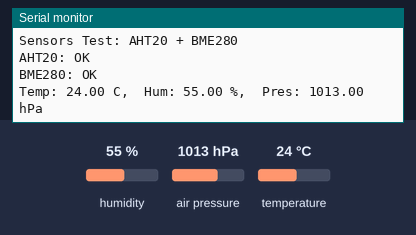
The sketch below on a simulated Arduino Mega 2560, built for the host (arithmetic inside an expression is 32-bit, double 64-bit). On the bench: the last lines printed to the serial monitor. Inputs (shaded band) come from the test bench; at power-on: humidity 55 %, air pressure 1013 hPa, temperature 24 °C.

Above: at 1.4 s.
1.5 s: humidity set to 22 %
At 2.8 s:
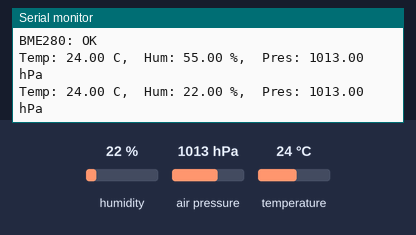
3.0 s: air pressure set to 952 hPa
4.5 s: temperature set to 12 °C
At 5.7 s:
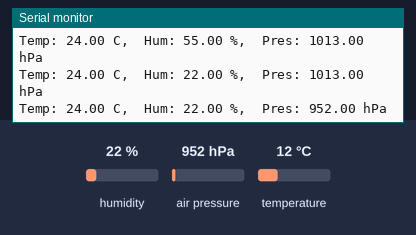

The sketch:

Sensors_Test.ino
```cpp
#include <Wire.h>
#include <Adafruit_AHTX0.h>
#include <Adafruit_BME280.h>

#define SDA_PIN 42
#define SCL_PIN 41

Adafruit_AHTX0 aht20;
Adafruit_BME280 bme;

bool hasAHT = false, hasBME = false;

void setup() {
  Serial.begin(115200);
  delay(200);

  Wire.begin(SDA_PIN, SCL_PIN);

  Serial.println("\nSensors Test: AHT20 + BME280");
  hasAHT = aht20.begin(&Wire);
  Serial.print("AHT20: "); Serial.println(hasAHT ? "OK" : "NOT FOUND");

  // Common BME280 addresses: 0x76 or 0x77
  hasBME = bme.begin(0x76, &Wire);
  if (!hasBME) hasBME = bme.begin(0x77, &Wire);
  Serial.print("BME280: "); Serial.println(hasBME ? "OK" : "NOT FOUND");
}

void loop() {
  float tA=NAN, hA=NAN, tB=NAN, hB=NAN, pB=NAN;

  if (hasAHT) {
    sensors_event_t hum, temp;
    if (aht20.getEvent(&hum, &temp)) {
      tA = temp.temperature;
      hA = hum.relative_humidity;
    }
  }
  if (hasBME) {
    tB = bme.readTemperature();
    hB = bme.readHumidity();
    pB = bme.readPressure() / 100.0f; // hPa
  }

  // Prefer BME if available
  float T = !isnan(tB) ? tB : tA;
  float H = !isnan(hB) ? hB : hA;
  float P = pB;

  Serial.print("Temp: "); Serial.print(isnan(T)?NAN:T); Serial.print(" C,  ");
  Serial.print("Hum: ");  Serial.print(isnan(H)?NAN:H); Serial.print(" %,  ");
  Serial.print("Pres: "); Serial.print(isnan(P)?NAN:P); Serial.println(" hPa");

  delay(2000);
}
```

Measured:
- after the input at 1.5 s, the serial monitor: prints a new line after 0.87 s (image 1)
